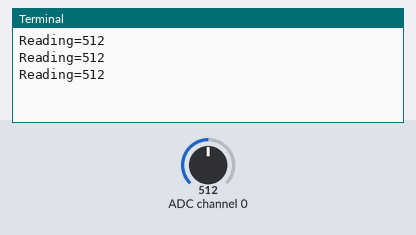
This program was run on a simulated Raspberry Pi (BCM pin numbers). On the bench: the last lines printed to the terminal. Inputs (shaded band) come from the test bench; at power-on: ADC channel 0 = 512 (analog values on the 0–1023 scale).

Above: at 1.2 s.
1.3 s: ADC channel 0 set to 716
At 1.9 s:
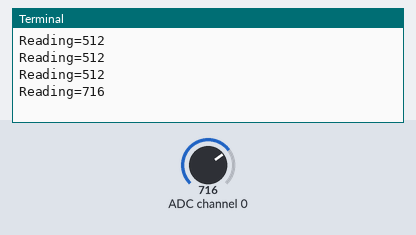
2.8 s: ADC channel 0 set to 900
At 3.4 s:
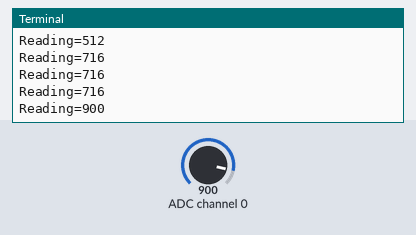
Timing chart, 0 to 5.8 s (numbered marks = the images above; inputs shaded):
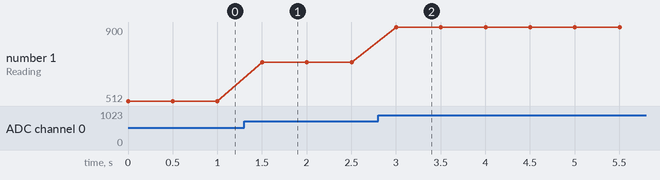

Measured:
- after the input at 1.3 s, the terminal: prints a new line after 0.20 s (image 1)
- after the input at 2.8 s, the terminal: prints a new line after 0.20 s (image 2)
- plotted number 1: 512 → 716 after the input at 1.3 s, 716 → 900 after the input at 2.8 s

The program:

LDR.py
```python
import spidev
import time

# SPI 인스턴스 생성
spi = spidev.SpiDev()

# SPI 통신 시작
spi.open(0, 0) #bus : 0, device  : 0 (CE0, CE1)

# SPI 최대 통신 속도 설정
spi.max_speed_hz = 100000

# 채널에서 읽어온 아날로그값을 디지털로 변환하여 리턴하는 함수
def analog_read(channel):
    # [byte_1, byte_2, byte_3]
    # byte_1 : 1
    # byte_2 : channel(0) + 8 = 0000 1000 << 4 -> 1000 0000
    # byte_3 : 0
    ret = spi.xfer2([1, (channel + 8) << 4, 0])
    adc_out = ((ret[1] & 3) << 8) + ret[2]
    return adc_out

try:
    while True:
        reading = analog_read(0)
        print("Reading=%d" % reading) # 0~1023
        time.sleep(0.5)
finally:
    spi.close()
```
